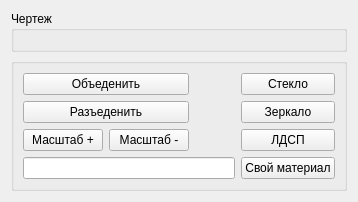
     <widget class="QWidget" name="layoutWidget_2">
      <layout class="QVBoxLayout" name="drawind_zone">
       <item>
        <widget class="QGroupBox" name="verticalGroupBox">
         <property name="sizePolicy">
          <sizepolicy hsizetype="Expanding" vsizetype="Expanding">
           <horstretch>0</horstretch>
           <verstretch>0</verstretch>
          </sizepolicy>
         </property>
         <property name="title">
          <string>Чертеж</string>
         </property>
         <layout class="QVBoxLayout" name="verticalLayout_19"/>
        </widget>
       </item>
       <item>
        <widget class="QGroupBox" name="tools">
         <property name="sizePolicy">
          <sizepolicy hsizetype="Preferred" vsizetype="Fixed">
           <horstretch>0</horstretch>
           <verstretch>0</verstretch>
          </sizepolicy>
         </property>
         <layout class="QGridLayout" name="gridLayout_2">
          <item row="1" column="0" colspan="2">
           <widget class="QPushButton" name="btn_unmerge">
            <property name="text">
             <string>Разъеденить</string>
            </property>
           </widget>
          </item>
          <item row="2" column="3">
           <widget class="QPushButton" name="btn_LDSP">
            <property name="text">
             <string>ЛДСП</string>
            </property>
           </widget>
          </item>
          <item row="0" column="0" colspan="2">
           <widget class="QPushButton" name="btn_merge">
            <property name="text">
             <string>Объеденить</string>
            </property>
           </widget>
          </item>
          <item row="1" column="3">
           <widget class="QPushButton" name="btn_mirror">
            <property name="text">
             <string>Зеркало</string>
            </property>
           </widget>
          </item>
          <item row="2" column="1">
           <widget class="QPushButton" name="btn_nimus">
            <property name="text">
             <string>Масштаб -</string>
            </property>
           </widget>
          </item>
          <item row="2" column="0">
           <widget class="QPushButton" name="btn_plus">
            <property name="text">
             <string>Масштаб +</string>
            </property>
           </widget>
          </item>
          <item row="3" column="3">
           <widget class="QPushButton" name="custom_mat">
            <property name="text">
             <string>Свой материал</string>
            </property>
           </widget>
          </item>
          <item row="0" column="3">
           <widget class="QPushButton" name="btn_grass">
            <property name="text">
             <string>Стекло</string>
            </property>
           </widget>
          </item>
          <item row="0" column="2">
           <spacer name="horizontalSpacer">
            <property name="orientation">
             <enum>Qt::Horizontal</enum>
            </property>
            <property name="sizeHint" stdset="0">
             <size>
              <width>40</width>
              <height>20</height>
             </size>
            </property>
           </spacer>
          </item>
          <item row="3" column="0" colspan="3">
           <widget class="QLineEdit" name="inp_mat"/>
          </item>
         </layout>
        </widget>
       </item>
      </layout>
     </widget>
